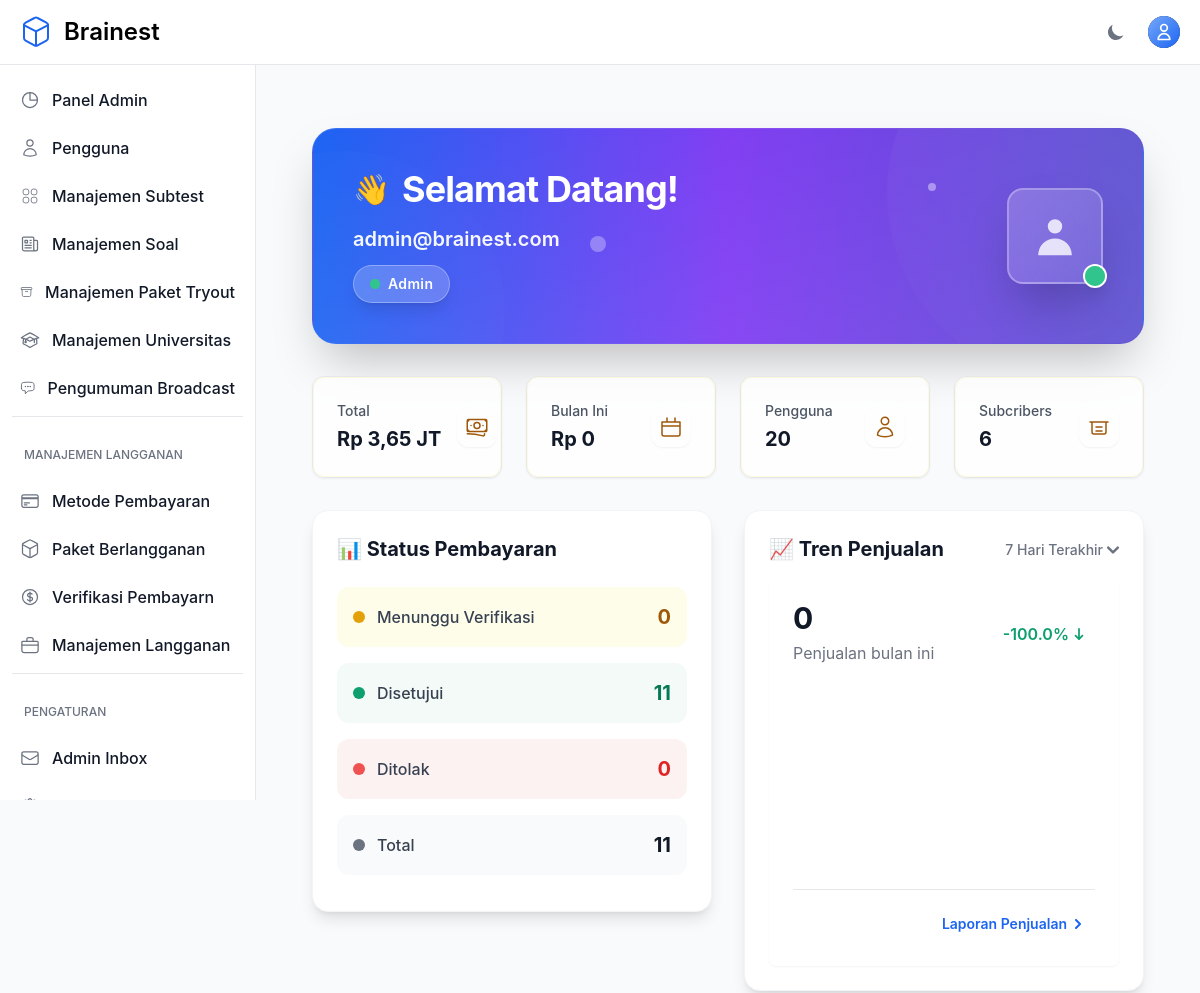
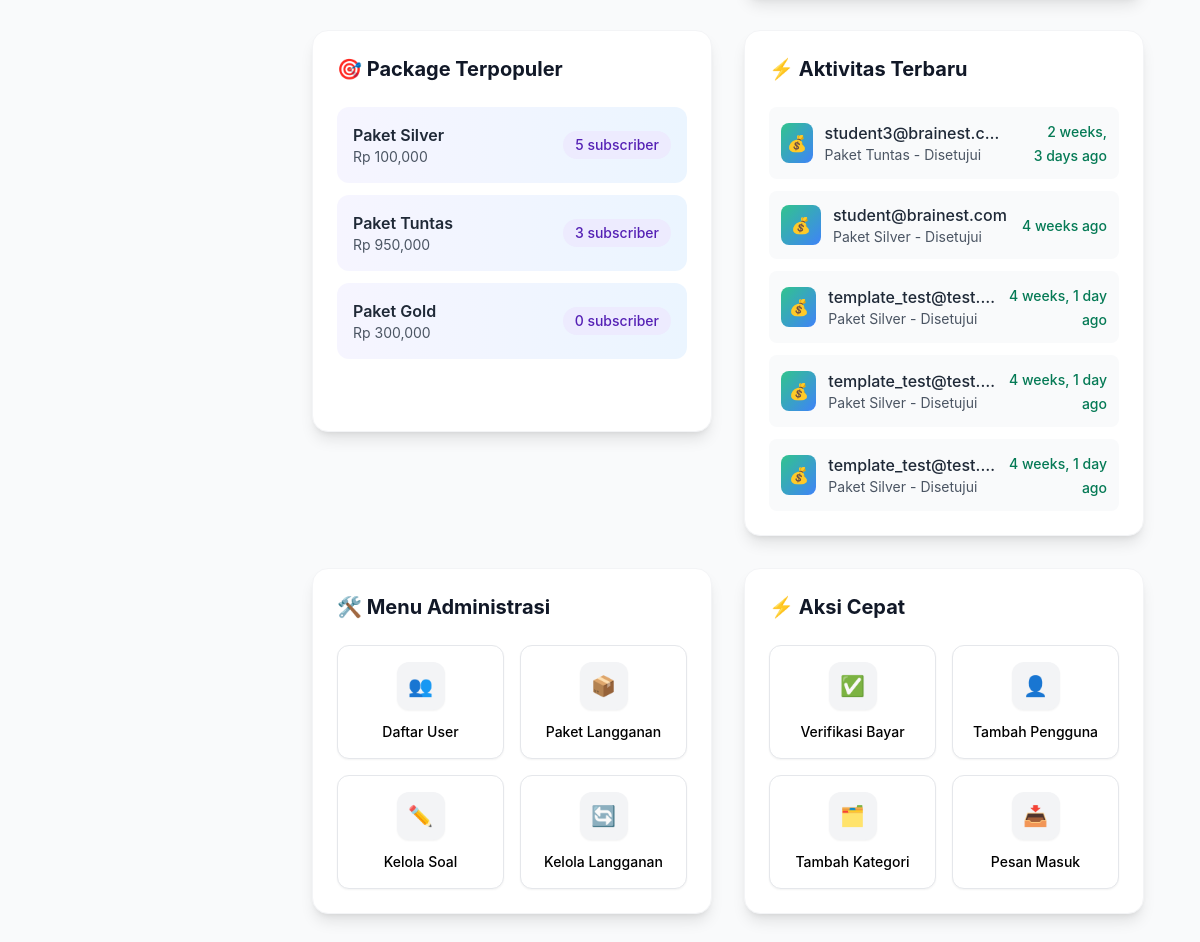
/ (signed in), run on an earlier commit of the app's database (2 pictures, top to bottom).
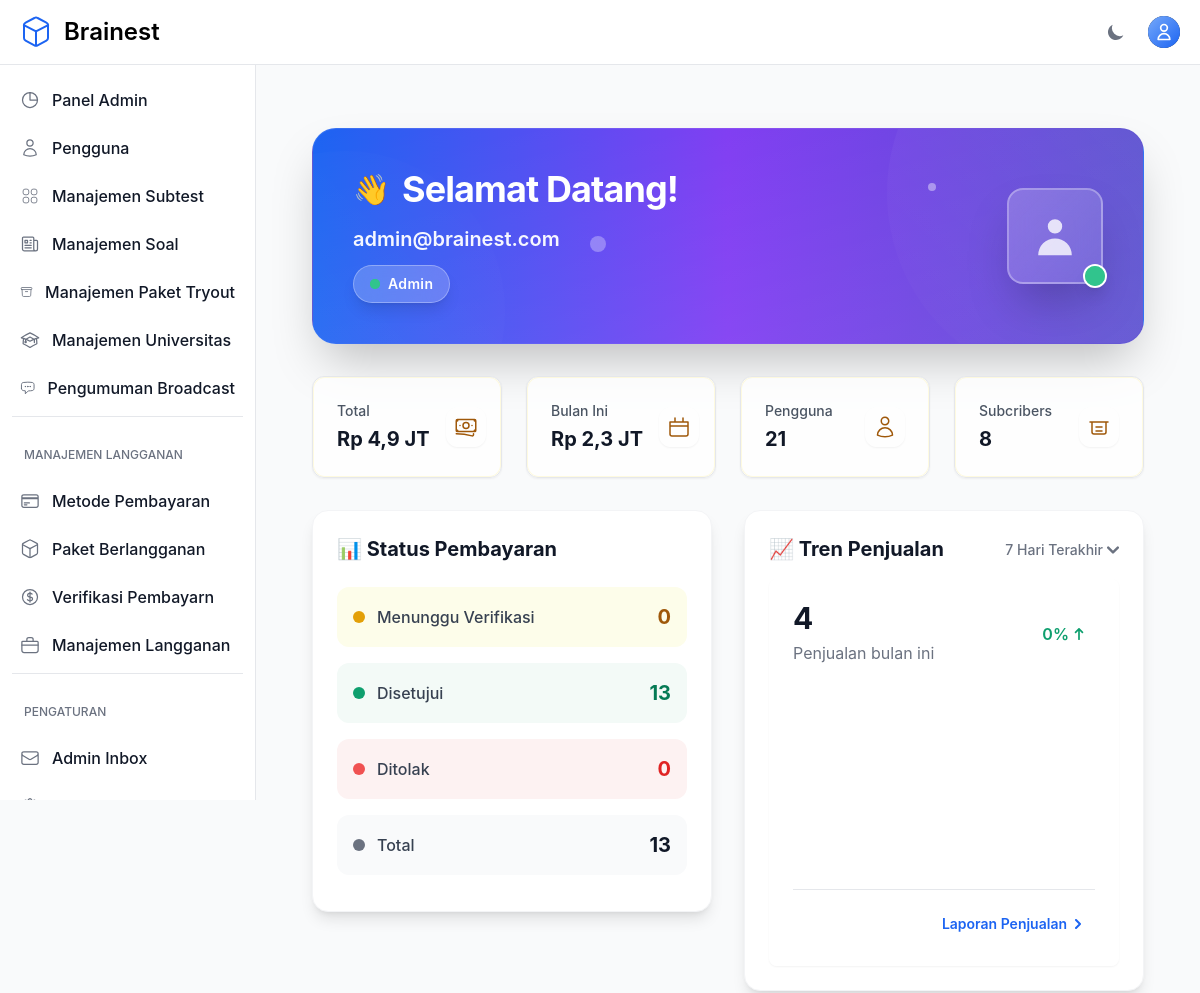
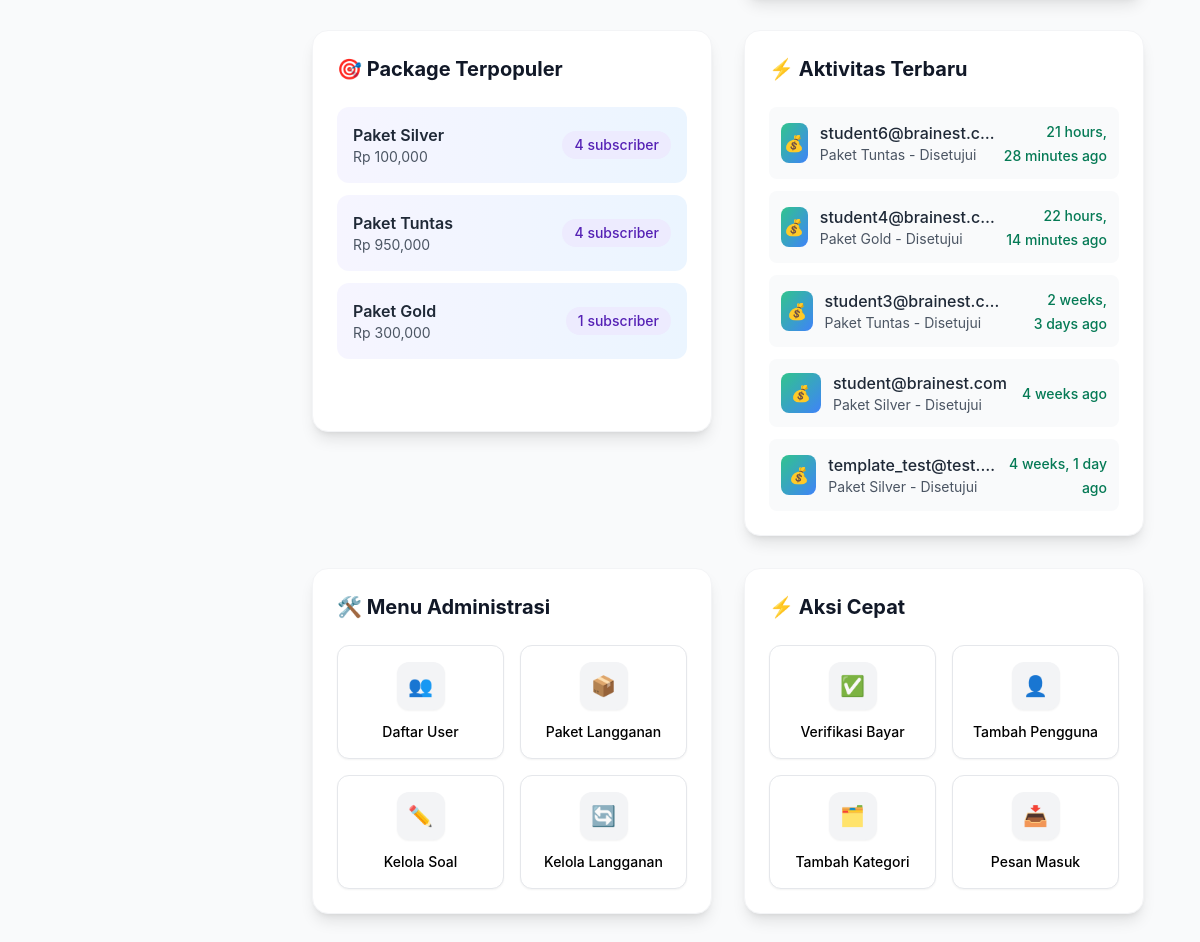
And on a later commit of the database (2 pictures, top to bottom).
### otosapp/models.py (models this page shows, shortened)
class SubscriptionPackage(models.Model):
    name = models.CharField(max_length=100, verbose_name="Nama Paket")
    description = models.TextField(verbose_name="Deskripsi Paket")
    features = models.TextField(help_text="Fitur-fitur yang tersedia (satu per baris)", verbose_name="Fitur")
    price = models.DecimalField(max_digits=10, decimal_places=2, verbose_name="Harga")
    duration_days = models.IntegerField(verbose_name="Durasi (hari)")
    is_active = models.BooleanField(default=True, verbose_name="Aktif")
    created_at = models.DateTimeField(auto_now_add=True)
    updated_at = models.DateTimeField(auto_now=True)
    access_level = models.CharField(
        max_length=20,
        choices=AccessLevel.choices,
        default=AccessLevel.SILVER,
        help_text="Tentukan tier akses yang diberikan paket ini"
    )
    is_featured = models.BooleanField(default=False, verbose_name="Paket Unggulan")
    class Meta:
        verbose_name = "Paket Berlangganan"
        verbose_name_plural = "Paket Berlangganan"
        ordering = ['price']

class PaymentProof(models.Model):
    STATUS_CHOICES = [
        ('pending', 'Menunggu Verifikasi'),
        ('approved', 'Disetujui'),
        ('rejected', 'Ditolak'),
    ]
    user = models.ForeignKey(User, on_delete=models.CASCADE, related_name='payment_proofs')
    package = models.ForeignKey(SubscriptionPackage, on_delete=models.CASCADE)
    proof_image = models.ImageField(upload_to='payment_proofs/', verbose_name="Bukti Pembayaran", storage=get_storage, max_length=500)
    payment_method = models.CharField(max_length=100, verbose_name="Metode Pembayaran")
    payment_date = models.DateTimeField(verbose_name="Tanggal Pembayaran")
    amount_paid = models.DecimalField(max_digits=10, decimal_places=2, verbose_name="Jumlah Bayar")
    notes = models.TextField(blank=True, null=True, verbose_name="Catatan")
    status = models.CharField(max_length=20, choices=STATUS_CHOICES, default='pending')
    verified_by = models.ForeignKey(User, on_delete=models.SET_NULL, null=True, blank=True,
                                  related_name='verified_payments', verbose_name="Diverifikasi oleh")
    verified_at = models.DateTimeField(null=True, blank=True)
    admin_notes = models.TextField(blank=True, null=True, verbose_name="Catatan Admin")
    created_at = models.DateTimeField(auto_now_add=True)
    updated_at = models.DateTimeField(auto_now=True)
    class Meta:
        verbose_name = "Bukti Pembayaran"
        verbose_name_plural = "Bukti Pembayaran"
        ordering = ['-created_at']

class User(AbstractUser):
    email = models.EmailField(unique=True)
    phone_number = models.CharField(max_length=20, null=True, blank=True, verbose_name='Phone Number')
    USERNAME_FIELD = 'email'
    REQUIRED_FIELDS = ['username']
    role = models.ForeignKey('Role', on_delete=models.SET_NULL, null=True)
    profile_picture = models.ImageField(upload_to='profile_pictures/', null=True, blank=True, storage=get_storage, max_length=500)
    groups = models.ManyToManyField(
        Group,
        related_name="custom_user_set",  # Add a custom related name here
        blank=True,
        help_text="The groups this user belongs to.",
        verbose_name="groups"
    )
    user_permissions = models.ManyToManyField(
        Permission,
        related_name="custom_user_permissions",  # Add a custom related name here
        blank=True,
        help_text="Specific permissions for this user.",
        verbose_name="user permissions"
    )
    def is_visitor(self):
        return self.role and self.role.role_name == 'Visitor'
    def is_student(self):
        return self.role and self.role.role_name == 'Student'
    def is_teacher(self):
        return self.role and self.role.role_name == 'Teacher'

### otosapp/views.py (the view, shortened to what this page needs)
# urls.py: 2. Add a URL to urlpatterns:  path('', views.home, name='home')
def home(request):
    context = {}
    broadcast_messages = BroadcastMessage.objects.visible_for_user(request.user)
    if request.user.is_authenticated:
        check_and_downgrade_expired_subscriptions()
        if request.user.is_superuser or request.user.is_admin():
            total_users = User.objects.count()
            new_users_today = User.objects.filter(date_joined__date=timezone.now().date()).count()
            new_users_this_month = User.objects.filter(date_joined__month=timezone.now().month,
                                                     date_joined__year=timezone.now().year).count()
            total_payments = PaymentProof.objects.count()
            pending_payments = PaymentProof.objects.filter(status='pending').count()
            approved_payments = PaymentProof.objects.filter(status='approved').count()
            rejected_payments = PaymentProof.objects.filter(status='rejected').count()
            total_revenue = PaymentProof.objects.filter(status='approved').aggregate(
                total=Sum('amount_paid')
            )['total'] or 0
            current_month_revenue = PaymentProof.objects.filter(
                status='approved',
                verified_at__month=timezone.now().month,
                verified_at__year=timezone.now().year
            ).aggregate(total=Sum('amount_paid'))['total'] or 0
            total_subscriptions = UserSubscription.objects.count()
            active_subscriptions = UserSubscription.objects.filter(is_active=True, end_date__gt=timezone.now()).count()
            expired_subscriptions = UserSubscription.objects.filter(
                Q(is_active=False) | Q(end_date__lt=timezone.now())
            ).count()
            popular_packages = SubscriptionPackage.objects.annotate(
                subscription_count=Count('usersubscription')
            ).order_by('-subscription_count')[:5]
            recent_payments = PaymentProof.objects.order_by('-created_at')[:5]
            recent_subscriptions = UserSubscription.objects.order_by('-created_at')[:5]
            from collections import OrderedDict
            monthly_data = []
            for i in range(6):
                month_date = timezone.now() - timedelta(days=30*i)
                month_revenue = PaymentProof.objects.filter(
                    status='approved',
                    verified_at__month=month_date.month,
                    verified_at__year=month_date.year
                ).aggregate(total=Sum('amount_paid'))['total'] or 0
                month_sales = PaymentProof.objects.filter(
                    status='approved',
                    verified_at__month=month_date.month,
                    verified_at__year=month_date.year
                ).count()
                month_subscriptions = UserSubscription.objects.filter(
                    created_at__month=month_date.month,
                    created_at__year=month_date.year
                ).count()
                monthly_data.append({
                    'month': month_date.strftime('%B %Y'),
                    'month_short': month_date.strftime('%b'),
                    'revenue': float(month_revenue),
                    'subscriptions': month_subscriptions,
                    'sales_count': month_sales
                })
            monthly_data.reverse()  # Oldest to newest
            growth_percent = 0
            if len(monthly_data) >= 2:
                last = monthly_data[-1]['sales_count']
                prev = monthly_data[-2]['sales_count']
                if prev:
                    growth_percent = round((last - prev) / prev * 100, 1)
                else:
                    growth_percent = 0
            now = timezone.now()
            def filter_by_days(days):
                start = now - timedelta(days=days)
                sales = PaymentProof.objects.filter(status='approved', verified_at__gte=start)
                return sales.count()
            sales_7d = filter_by_days(7)
            sales_30d = filter_by_days(30)
            sales_90d = filter_by_days(90)
            sales_180d = filter_by_days(180)
            sales_7d_qs = PaymentProof.objects.filter(status='approved', verified_at__gte=timezone.now() - timedelta(days=7))
            sales_7d_chart = sales_7d_qs.annotate(day=TruncDay('verified_at')).values('day').annotate(count=Count('id')).order_by('day')
            sales_7d_chart_data = [{'label': d['day'].strftime('%d %b'), 'value': d['count']} for d in sales_7d_chart]
            if not sales_7d_chart_data:
                today = timezone.now().date()
                sales_7d_chart_data = [
                    {'label': (today - timedelta(days=i)).strftime('%d %b'), 'value': 0}
                    for i in range(6, -1, -1)
                ]
            sales_30d_qs = PaymentProof.objects.filter(status='approved', verified_at__gte=timezone.now() - timedelta(days=30))
            sales_30d_chart = sales_30d_qs.annotate(day=TruncDay('verified_at')).values('day').annotate(count=Count('id')).order_by('day')
            sales_30d_chart_data = [{'label': d['day'].strftime('%d %b'), 'value': d['count']} for d in sales_30d_chart]
            if not sales_30d_chart_data:
                today = timezone.now().date()
                sales_30d_chart_data = [
                    {'label': (today - timedelta(days=i)).strftime('%d %b'), 'value': 0}
                    for i in range(29, -1, -7)  # Sample setiap 7 hari
                ]
            sales_90d_qs = PaymentProof.objects.filter(status='approved', verified_at__gte=timezone.now() - timedelta(days=90))
            sales_90d_chart = sales_90d_qs.annotate(month=TruncMonth('verified_at')).values('month').annotate(count=Count('id')).order_by('month')
            sales_90d_chart_data = [{'label': d['month'].strftime('%b %Y'), 'value': d['count']} for d in sales_90d_chart]
            if not sales_90d_chart_data:
                today = timezone.now().date()
                sales_90d_chart_data = [
                    {'label': (today.replace(day=1) - timedelta(days=i*30)).strftime('%b %Y'), 'value': 0}
                    for i in range(2, -1, -1)  # 3 bulan terakhir
                ]
            sales_180d_qs = PaymentProof.objects.filter(status='approved', verified_at__gte=timezone.now() - timedelta(days=180))
            sales_180d_chart = sales_180d_qs.annotate(month=TruncMonth('verified_at')).values('month').annotate(count=Count('id')).order_by('month')
            sales_180d_chart_data = [{'label': d['month'].strftime('%b %Y'), 'value': d['count']} for d in sales_180d_chart]
            if not sales_180d_chart_data:
                today = timezone.now().date()
                sales_180d_chart_data = [
                    {'label': (today.replace(day=1) - timedelta(days=i*30)).strftime('%b %Y'), 'value': 0}
                    for i in range(5, -1, -1)  # 6 bulan terakhir
                ]
            context.update({
                'admin_stats': {
                    'total_users': total_users,
                    'new_users_today': new_users_today,
                    'new_users_this_month': new_users_this_month,
                    'total_payments': total_payments,
                    'pending_payments': pending_payments,
                    'approved_payments': approved_payments,
                    'rejected_payments': rejected_payments,
                    'total_revenue': float(total_revenue),
                    'current_month_revenue': float(current_month_revenue),
                    'total_subscriptions': total_subscriptions,
                    'active_subscriptions': active_subscriptions,
                    'expired_subscriptions': expired_subscriptions,
                    'popular_packages': popular_packages,
                    'recent_payments': recent_payments,
                    'recent_subscriptions': recent_subscriptions,
                    'monthly_data': monthly_data,
                    'growth_percent': growth_percent,
                    'sales_7d': sales_7d,
                    'sales_30d': sales_30d,
                    'sales_90d': sales_90d,
                    'sales_180d': sales_180d,
                    'sales_7d_chart': sales_7d_chart_data,
                    'sales_30d_chart': sales_30d_chart_data,
                    'sales_90d_chart': sales_90d_chart_data,
                    'sales_180d_chart': sales_180d_chart_data,
                },
                'pending_payments_count': pending_payments  # For sidebar notification
            })
    context['broadcast_messages'] = broadcast_messages
    return render(request, 'home.html', context)

### otosapp/templates/home.html (shortened to what this page needs)
{% extends 'base.html' %}
{% load humanize %}
{% block content %}
<div class="max-w-7xl mx-auto px-4 sm:px-6 lg:px-8 mt-8">
    {% if user.is_authenticated %}
        {% include 'components/welcome_header.html' with user=user %}
        {% if user.is_visitor %}
            {% include 'dashboards/visitor_dashboard.html' %}
        {% elif user.is_student %}
            {% include 'dashboards/student_dashboard.html' %}
        {% elif user.role.role_name == 'Teacher' %}
            {% include 'dashboards/teacher_dashboard.html' %}
        {% elif user.role.role_name == 'Operator' %}
            {% include 'dashboards/operator_dashboard.html' %}
        {% elif user.role.role_name == 'Admin' %}
            {% include 'dashboards/admin_dashboard.html' %}
        {% endif %}
    {% else %}
        {% include 'components/public_home.html' with featured_packages=featured_packages %}
    {% endif %}
</div>
{% endblock %}

### otosapp/templates/components/admin/popular_packages.html
{% load humanize %}
<div class="bg-white dark:bg-gray-800 rounded-2xl shadow-lg p-6 border border-gray-100 dark:border-gray-700 h-fit">
    <h3 class="text-xl font-bold text-gray-900 dark:text-white mb-6">🎯 Package Terpopuler</h3>
    <div class="space-y-3 min-h-[300px]">
        {% for package in admin_stats.popular_packages %}
        <div class="flex items-center justify-between p-4 bg-gradient-to-r from-purple-50 to-blue-50 dark:from-purple-900/20 dark:to-blue-900/20 rounded-xl">
            <div>
                <p class="font-semibold text-gray-800 dark:text-gray-200">{{ package.name }}</p>
                <p class="text-sm text-gray-600 dark:text-gray-400">Rp {{ package.price|floatformat:0|intcomma }}</p>
            </div>
            <div class="text-right">
                <span class="inline-flex items-center px-3 py-1 rounded-full text-sm font-medium bg-purple-100 text-purple-800 dark:bg-purple-900/50 dark:text-purple-200">
                    {{ package.subscription_count }} subscriber
                </span>
            </div>
        </div>
        {% empty %}
        <div class="flex items-center justify-center h-64">
            <p class="text-gray-500 dark:text-gray-400 text-center">Belum ada data subscription</p>
        </div>
        {% endfor %}
    </div>
</div>

### otosapp/templates/components/admin/recent_activities.html
<div class="bg-white dark:bg-gray-800 rounded-2xl shadow-lg p-6 border border-gray-100 dark:border-gray-700 h-fit">
    <h3 class="text-xl font-bold text-gray-900 dark:text-white mb-6">⚡ Aktivitas Terbaru</h3>
    <div class="space-y-3 min-h-[300px]">
        {% for payment in admin_stats.recent_payments %}
        <div class="flex items-center p-3 bg-gray-50 dark:bg-gray-700/50 rounded-lg">
            <div class="w-10 h-10 bg-gradient-to-br from-green-400 to-blue-500 rounded-lg flex items-center justify-center text-white mr-3">
                💰
            </div>
            <div class="flex-1">
                <p class="font-medium text-gray-800 dark:text-gray-200">{{ payment.user.email|truncatechars:20 }}</p>
                <p class="text-sm text-gray-600 dark:text-gray-400">{{ payment.package.name }} - {{ payment.get_status_display }}</p>
            </div>
            <div class="text-right">
                <span class="text-sm font-medium
                    {% if payment.status == 'approved' %}text-green-600{% elif payment.status == 'pending' %}text-yellow-600{% else %}text-red-600{% endif %}">
                    {{ payment.created_at|timesince }} ago
                </span>
            </div>
        </div>
        {% empty %}
        <div class="flex items-center justify-center h-64">
            <p class="text-gray-500 dark:text-gray-400 text-center">Belum ada aktivitas pembayaran</p>
        </div>
        {% endfor %}
    </div>
</div>

What changed in the data, as far as the page shows it:
no longer on this page (row unchanged): PaymentProof: user.email "template_test@test.…", package.name "Paket Silver", status "Disetujui", created_at "4 weeks, 1 day"
no longer on this page (row unchanged): PaymentProof: user.email "template_test@test.…", package.name "Paket Silver", status "Disetujui", created_at "4 weeks, 1 day"
changed SubscriptionPackage "Paket Silver": subscription_count "5" → "4"
changed SubscriptionPackage "Paket Tuntas": subscription_count "3" → "4"
changed SubscriptionPackage "Paket Gold": subscription_count "0" → "1"
added PaymentProof: user.email "student6@brainest.c…", package.name "Paket Tuntas", status "Disetujui", created_at "21 hours, 28 minutes"
added PaymentProof: user.email "student4@brainest.c…", package.name "Paket Gold", status "Disetujui", created_at "22 hours, 14 minutes"
Also different on the page:
{{ value|abbrev_currency }}: "3,65 JT 0" → "4,9 JT 2,3 JT"
{{ value }}: "20 6" → "21 8"
{{ admin_stats.approved_payments }}: "11" → "13"
{{ admin_stats.total_payments }}: "11" → "13"
{{ last_month.sales_count|default:0 }}: "0" → "4"
{{ admin_stats.growth_percent|default:0 }}: "-100.0" → "0"
